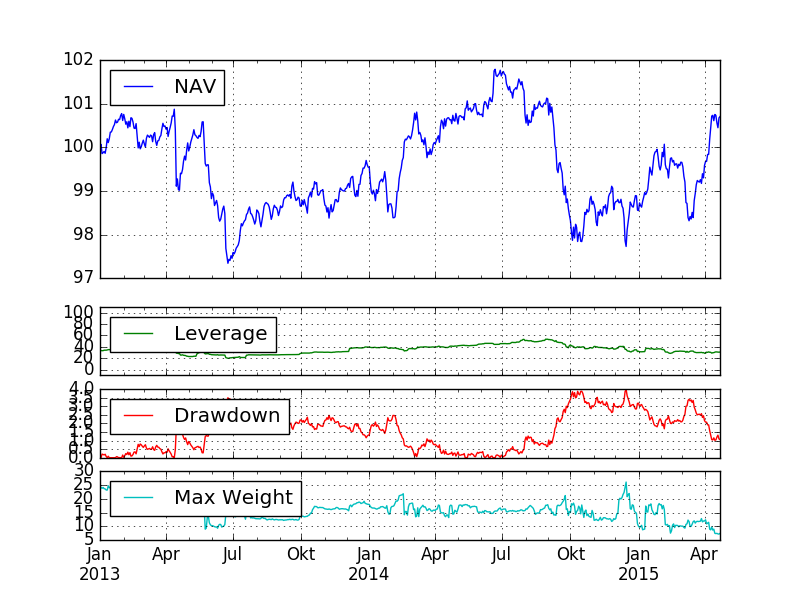

Write the Python code that produced this figure.
import pandas as pd
import os
import matplotlib

matplotlib.use('Agg')

import matplotlib.pyplot as plt
from pyutil.portfolio.portfolio import Portfolio


if __name__ == '__main__':
    pd.set_option("display.width", 300)

    BASEDIR = os.path.dirname(__file__)
    file_prices = os.path.join(BASEDIR, "test", "resources", "price.csv")
    file_weights = os.path.join(BASEDIR, "test", "resources", "weight.csv")

    prices = pd.read_csv(file_prices, index_col=0, parse_dates=True)
    weights = pd.read_csv(file_weights, index_col=0, parse_dates=True)

    portfolio = Portfolio(prices, weights)
    portfolio.plot()

    print(100 * portfolio.nav.monthlytable)

    plt.savefig(os.path.join("results", "portfolio.png"))

